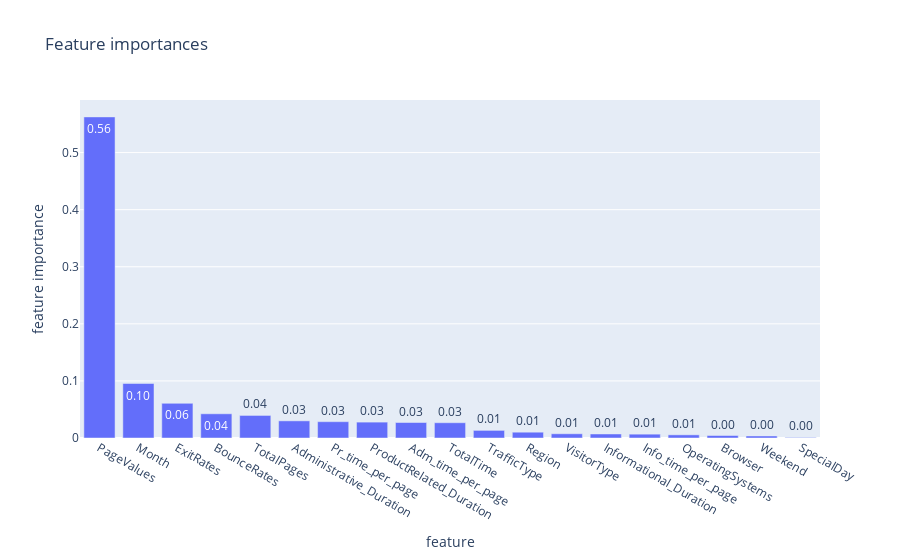

Notebook code cell kept with this figure:
### Code cell
def plot_feature_importance(model, names, threshold = None):
    feature_importance_df = pd.DataFrame.from_dict({'feature_importance': model.feature_importances_,
                                                    'feature': names})\
            .set_index('feature').sort_values('feature_importance', ascending = False)

    if threshold is not None:
        feature_importance_df = feature_importance_df[feature_importance_df.feature_importance > threshold]

    fig = px.bar(
        feature_importance_df,
        text_auto = '.2f',
        labels = {'value': 'feature importance'},
        title = 'Feature importances'
    )

    fig.update_layout(showlegend = False)
    fig.show()

plot_feature_importance(rfc_tuned, X_train.columns)

### Figure 1 — Plotly figure (JSON) as saved in the notebook; plotly's stock layout.template omitted (floating-point values rounded to 4 significant figures)
{"data": [{"alignmentgroup": "True", "hovertemplate": "variable=feature_importance<br>feature=%{x}<br>feature importance=%{y}<extra></extra>", "legendgroup": "feature_importance", "marker": {"color": "#636efa", "pattern": {"shape": ""}}, "name": "feature_importance", "offsetgroup": "feature_importance", "orientation": "v", "showlegend": true, "textposition": "auto", "texttemplate": "%{y:.2f}", "type": "bar", "x": ["PageValues", "Month", "ExitRates", "BounceRates", "TotalPages", "Administrative_Duration", "Pr_time_per_page", "ProductRelated_Duration", "Adm_time_per_page", "TotalTime", "TrafficType", "Region", "VisitorType", "Informational_Duration", "Info_time_per_page", "OperatingSystems", "Browser", "Weekend", "SpecialDay"], "xaxis": "x", "y": [0.5625, 0.09547, 0.06074, 0.04241, 0.03951, 0.03005, 0.02857, 0.02782, 0.02713, 0.02676, 0.01336, 0.01018, 0.007386, 0.007066, 0.006728, 0.005522, 0.004363, 0.003547, 0.0008886], "yaxis": "y"}], "layout": {"barmode": "relative", "legend": {"title": {"text": "variable"}, "tracegroupgap": 0}, "showlegend": false, "title": {"text": "Feature importances"}, "xaxis": {"anchor": "y", "domain": [0, 1], "title": {"text": "feature"}}, "yaxis": {"anchor": "x", "domain": [0, 1], "title": {"text": "feature importance"}}}}
